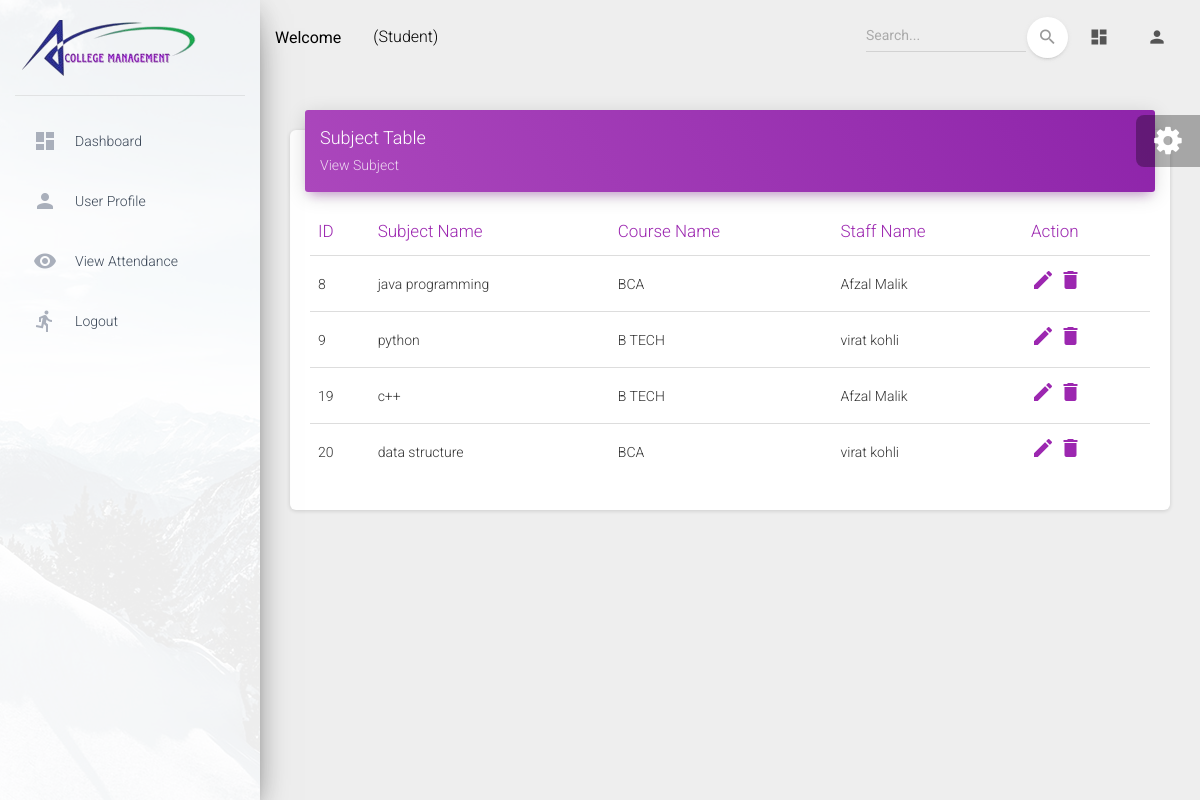
Screenshot of /hod/subject/view with the database file from the repository.
### app/models.py (models this page shows, shortened)
class Subject(models.Model):
    name=models.CharField(max_length=100)
    course=models.ForeignKey(Course,on_delete=models.CASCADE)
    staff=models.ForeignKey(Staff,on_delete=models.CASCADE)
    created_at=models.DateTimeField(auto_now_add=True, null=True)
    updated_at=models.DateTimeField(auto_now=True)

class Course(models.Model):
    name=models.CharField(max_length=100)
    created_at =models.DateTimeField(auto_now_add=True)
    updated_at =models.DateTimeField(auto_now=True)

class Staff(models.Model):
    admin=models.OneToOneField(CustomUser,on_delete=models.CASCADE)
    address=models.TextField()
    gender=models.CharField(max_length=100)
    created_at=models.DateTimeField(auto_now_add=True)
    updated_at=models.DateTimeField(auto_now=True)

class CustomUser(AbstractUser):
    USER = (
        (1,'HOD'),
        (2, 'STAFF'),
        (3, 'STUDENT'),
    )
    user_type=models.CharField(choices=USER,max_length=50,default=1)
    profile_pic=models.ImageField(upload_to='media/profile_pic')

### college_project/hod_views.py (the view)
# urls.py: path('hod/subject/view', hod_views.VIEW_SUBJECT, name='view_subject'),
def VIEW_SUBJECT(request):
    subject=Subject.objects.all()
    context={
        'subject':subject,
    }
    return render(request,'hod/view_subject.html',context)

### templates/hod/view_subject.html (shortened to what this page needs)
{% extends "base.html" %}
{% block content %}
        <div class="row">
            <div class="col-md-12">
              <div class="card">
                <div class="card-header card-header-primary">
                  <h4 class="card-title ">Subject Table</h4>
                  <p class="card-category">View Subject</p>
                </div>
                <div class="card-body">
                  <div class="table-responsive">
                    <table class="table">
                      <thead class=" text-primary">
                        <th>
                          ID
                        </th>
                        <th>
                         Subject Name
                        </th>
                        <th>
                        Course Name
                        </th>
                        <th>
                          Staff Name
                        </th>
                      <th>
                        Action
                      </th>
                      </thead>
                      <tbody>
                      {% for i in subject%}
                        <tr>
                          <td>
                           {{i.id}}
                          </td>
                          <td>
                            {{i.name}}
                          </td>
                          <td>
                            {{i.course.name}}
                          </td>
                          <td>
                            {{i.staff.admin.first_name}}  {{i.staff.admin.last_name}}
                          </td>
                          <td>
                            <a href="{% url 'edit_subject' i.id %}" class="material-icons">edit</a> <a href="{% url 'delete_subject' i.id %}" class="material-icons">delete</a>
                          </td>
                        </tr>
                      {% endfor %}
                      </tbody>
                    </table>
                  </div>
                </div>
              </div>
            </div>
            </div>
        </div>
{% endblock content %}

### rows the page displays
Subject: id "8", name "java programming", course.name "BCA", staff.admin.first_name "Afzal", staff.admin.last_name "Malik"
Subject: id "9", name "python", course.name "B TECH", staff.admin.first_name "virat", staff.admin.last_name "kohli"
Subject: id "19", name "c++", course.name "B TECH", staff.admin.first_name "Afzal", staff.admin.last_name "Malik"
Subject: id "20", name "data structure", course.name "BCA", staff.admin.first_name "virat", staff.admin.last_name "kohli"
